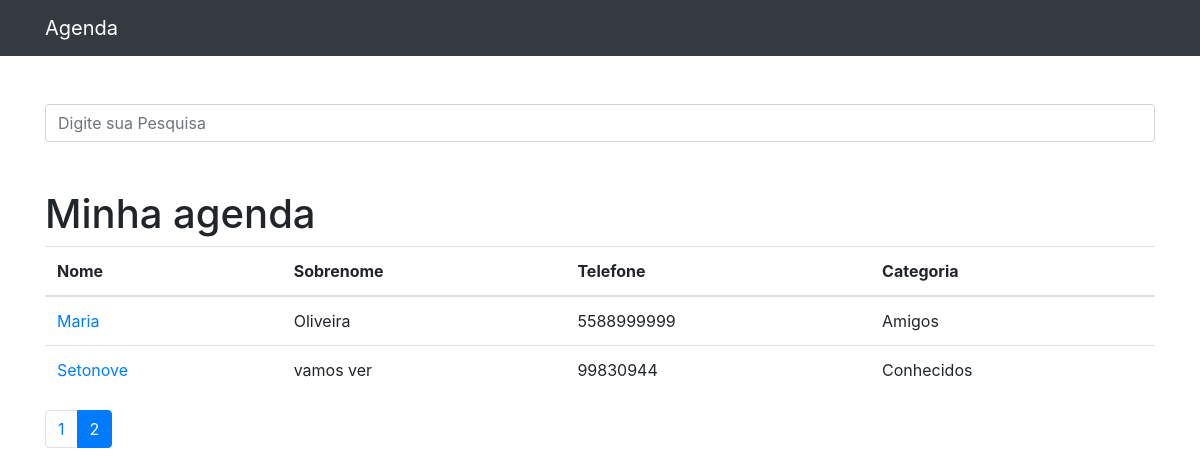
Before: /?p=2&termo= with the older database file.
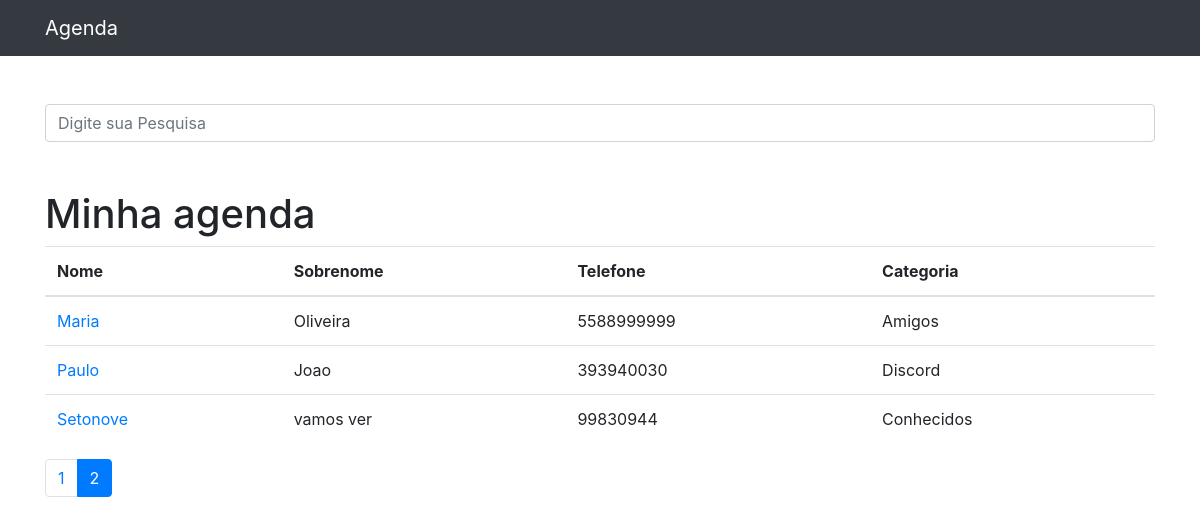
After: the same page with the newer database file.
### contatos/models.py (models this page shows, shortened)
class Contato(models.Model):
    nome = models.CharField(max_length=255)
    sobrenome = models.CharField(max_length=255, blank=True)
    telefone = models.CharField(max_length=255)
    email = models.CharField(max_length=255, blank=True)
    data_criacao = models.DateTimeField(default=timezone.now)
    descricao = models.TextField(blank=True)
    categoria = models.ForeignKey(Categoria, on_delete=models.DO_NOTHING)
    mostrar = models.BooleanField(default=True)
    foto = models.ImageField(blank=True, upload_to='foto/%Y/%m')

class Categoria(models.Model):
    nome = models.CharField(max_length=255)
    def __str__(self) -> str:
        return self.nome

### contatos/views.py (the view)
# urls.py: path('',views.index, name='index'),
def index(request):
    contatos = Contato.objects.order_by("nome").filter(mostrar=True)
    paginator = Paginator(contatos, 5)
    page = request.GET.get("p")
    contatos = paginator.get_page(page)
    return render(request, "contatos/index.html", {"contatos": contatos})

### contatos/templates/contatos/index.html
{% extends 'base.html' %}
{% block conteudo %}
<h1 class="mt-5">Minha agenda</h1>
<table class="table">
    <thead>
        <tr>
            <th>Nome</th>
            <th>Sobrenome</th>
            <th>Telefone</th>
            <th>Categoria</th>
        </tr>
    </thead>
    <tbody>
        {% for contato in contatos %}
        <tr>
            <td>
                <a href="{% url 'ver_contato' contato.id %}"> {{contato.nome}}</a>
            </td>
            <td>{{contato.sobrenome}}</td>
            <td>{{contato.telefone}}</td>
            <td>{{contato.categoria}}</td>
        </tr>
        {%endfor%}
    </tbody>
</table>
<nav aria-label="Page navigation">
    <ul class="pagination">
        {% for pagina in contatos.paginator.page_range %}
        {% if contatos.number == pagina %}
        <li class="page-item active" ><a class="page-link" href="?p={{pagina}}&termo={{ request.GET.termo }} ">{{pagina}}</a></li>
        {%else%}
        <li class="page-item" ><a class="page-link" href="?p={{pagina}}&termo={{ request.GET.termo }}">{{pagina}}</a></li>
        {%endif%}
        {%endfor%}
    </ul>
</nav>
{% endblock %}

Changed rows visible on the page:
added Contato: nome "Paulo", sobrenome "Joao", telefone "393940030", categoria "Discord"
